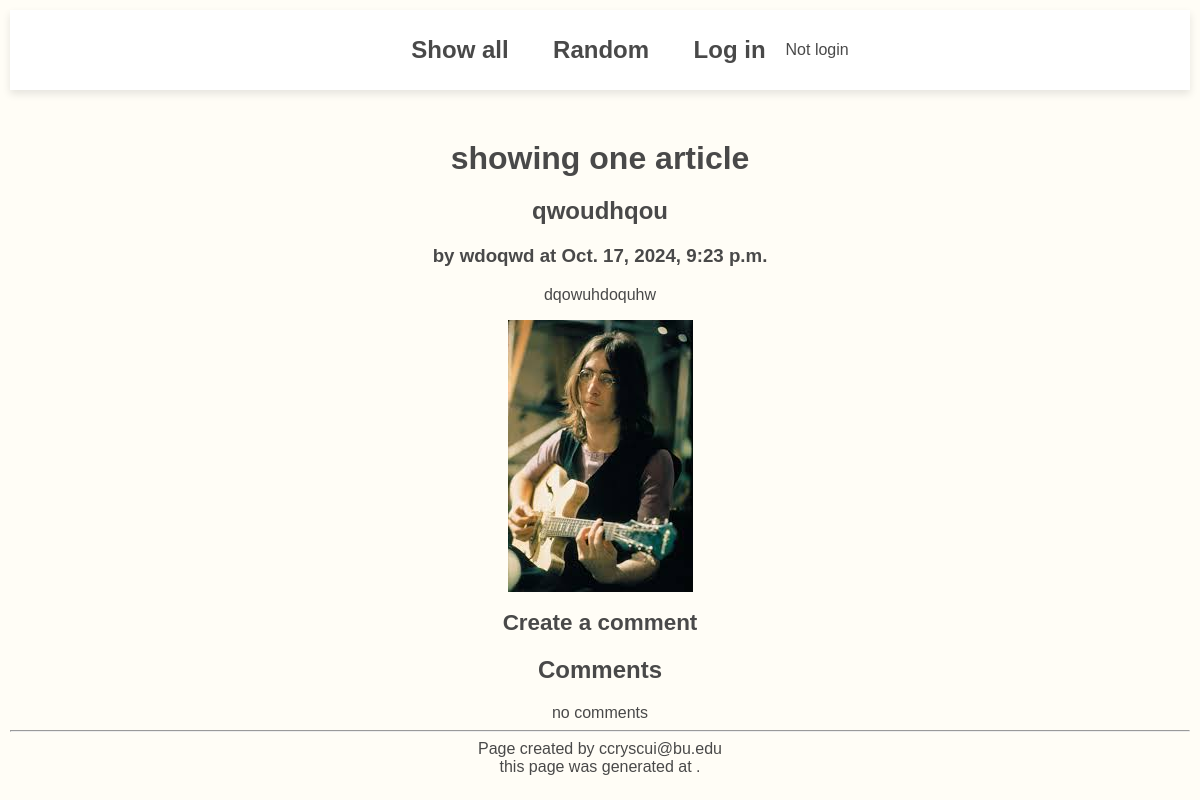
Screenshot of /blog/ with the database file from the repository.
### blog/models.py (models this page shows, shortened)
class Article(models.Model):
    user = models.ForeignKey(User, on_delete=models.CASCADE)
    title = models.TextField(blank=False)
    author = models.TextField(blank=False)
    text = models.TextField(blank=False)
    published = models.DateTimeField(auto_now=True)
    image_file = models.ImageField(blank=True) # an actual image
    def get_comments(self):
        comments = Comment.objects.filter(article=self)
        return comments

### blog/views.py (the view)
# urls.py: path(r'', views.RandomArticleView.as_view(), name = "random"),
class RandomArticleView(DetailView):
    model = Article
    template_name = "blog/article.html"
    context_object_name = "article" #note the singular name
    def get_object(self):
        all_articles = Article.objects.all() #SELECT *
        return random.choice(all_articles)

### blog/templates/blog/article.html
 {% extends 'blog/base.html' %}
 {% block content %}
 <h1>showing one article</h1>
  <div>
    <article>
      <div>
          <h2>{{article.title}}</h2>
          <h3>by {{article.author}} at {{article.published}}</h3>
          <p>
              {{article.text}}
          </p>
          <img src="{{article.image_file.url}}" alt="img">
          <h3><a href="{% url 'create_comment' article.pk %}">Create a comment</a></h3>
      </div>
    </article>
    <div>
      <h2>Comments</h2>
      {% if article.get_comments %}
      {% for c in article.get_comments %}
      <div>
        <h3>by {{c.author}} and {{c.published}}</h3>
        <p>{{c.text}}</p>
        <a href="{% url 'delete_comment' c.pk %}">delete</a>
      </div>
      {% endfor %}
      {% else %}
      <div>
        no comments
      </div>
      {% endif %}
    </div>
  </div>
  {% endblock %}

### static/styles.css (style rules this page uses)
body { background-color: #fffdf6; color: #494949; font-family: Arial, sans-serif; margin: 10px; padding: 0; text-align: center; }
h1 { margin: 50px; margin-bottom: 20px; }
p { font-size:medium; }
a { text-decoration: none; color: #494949; font-size:larger; font-weight: bold; transition: color 0.3s ease; }

### rows the page displays
Article: title "qwoudhqou", author "wdoqwd", published "Oct. 17, 2024, 9:23 p.m.", text "dqowuhdoquhw", image_file (picture)
